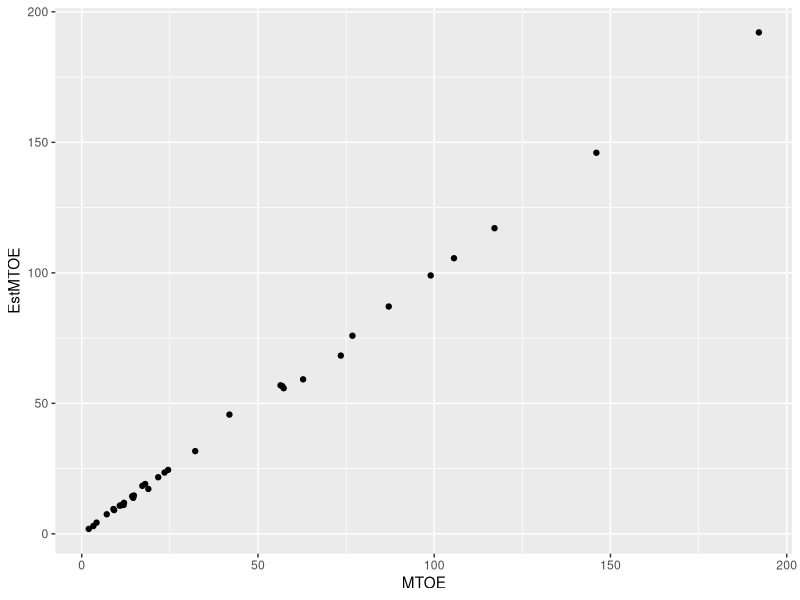
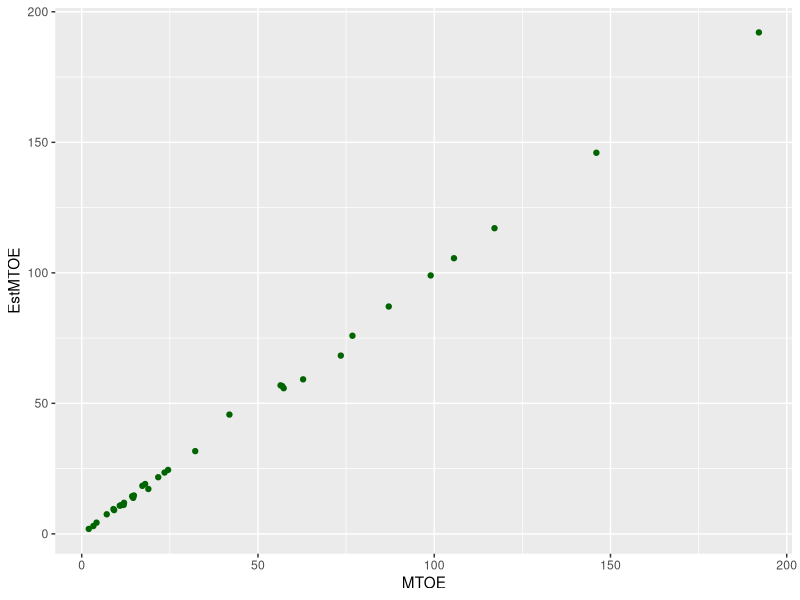
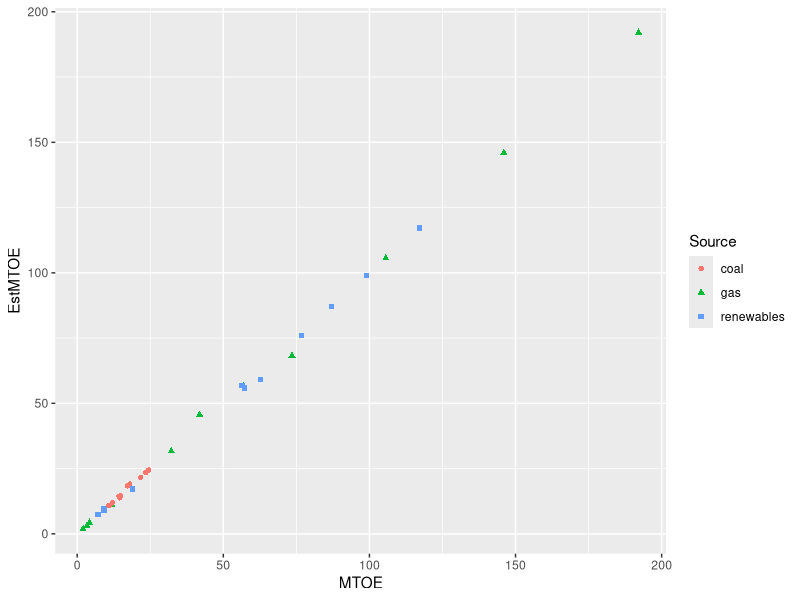
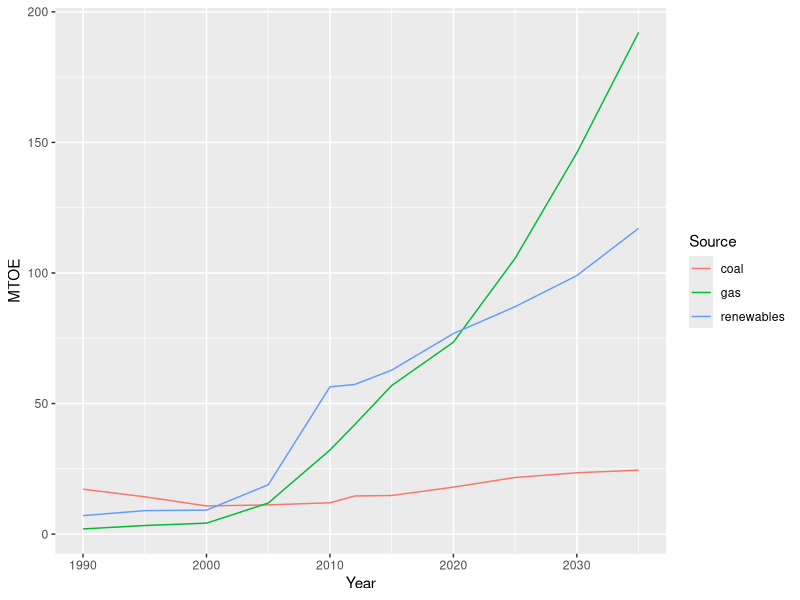
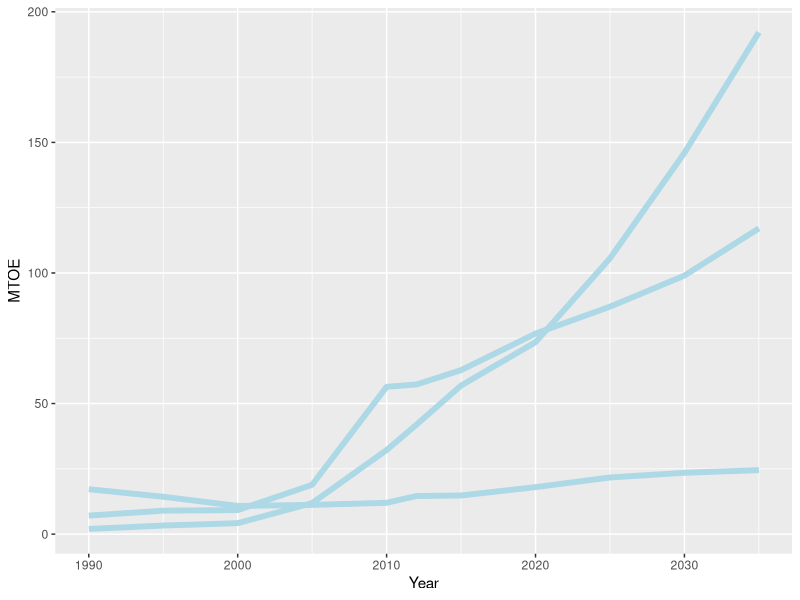
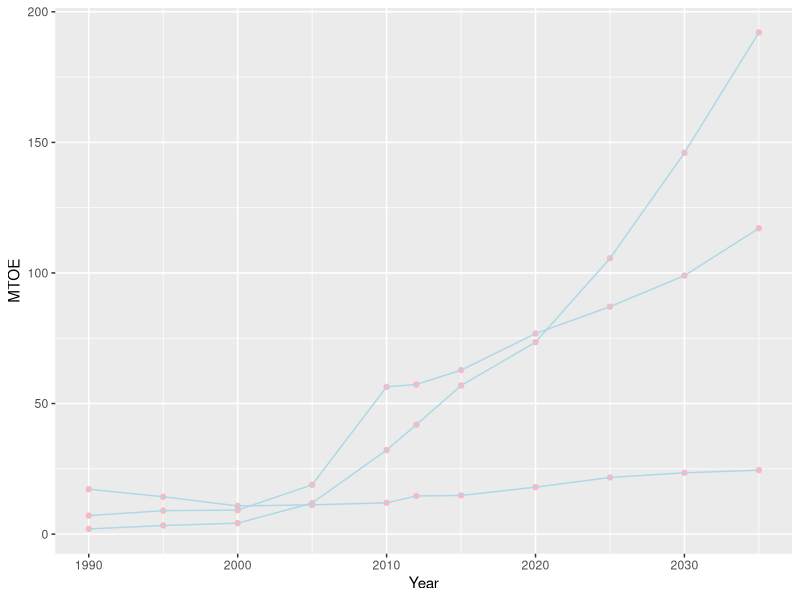
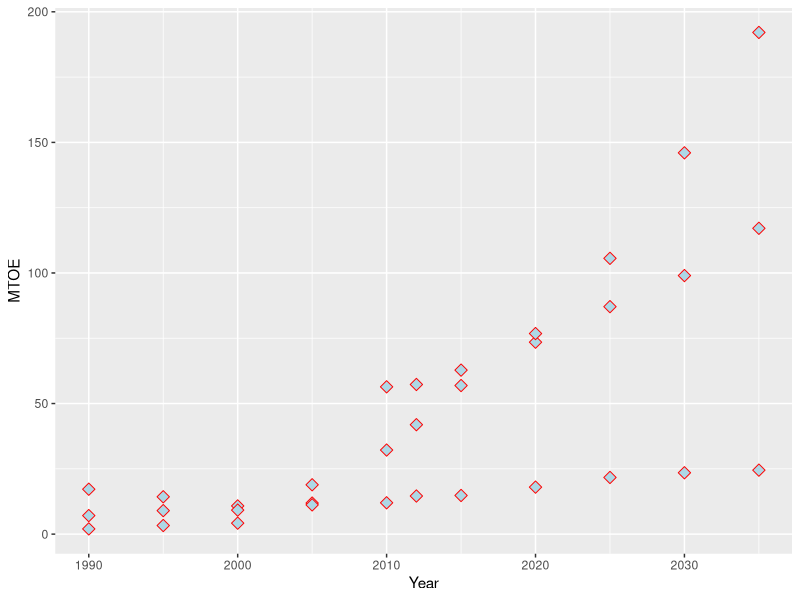
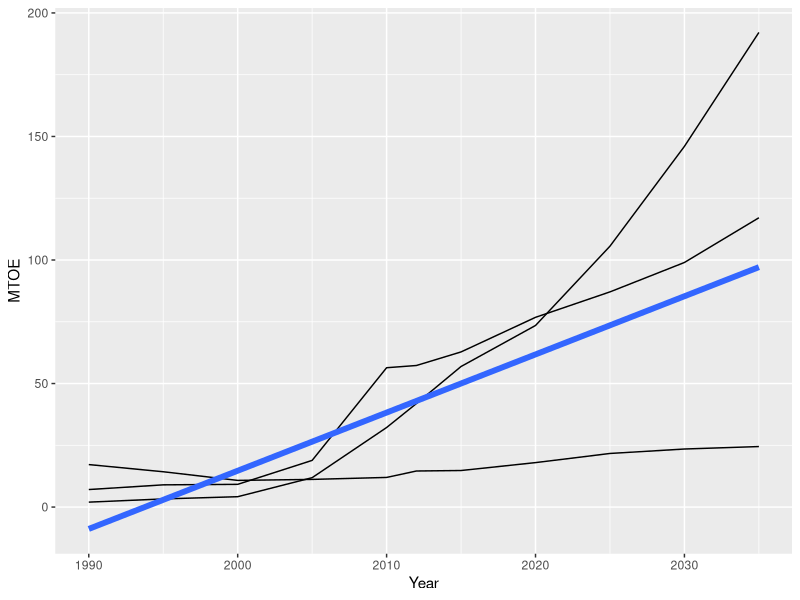

R code for these plots, in order:
## ---- chunk 1
knitr::opts_chunk$set(echo = TRUE)
## ---- chunk 2
library(tidyverse)
## ---- chunk 3
library(ggplot2)
## ---- chunk 4
consumptionNoOil <- read.csv("consumptionNoOil.csv", header = T, stringsAsFactors = T)
## ---- chunk 5
summary(consumptionNoOil)
#head(consumptionNoOil, 10)

## ---- chunk 6
cno <- ggplot(data = consumptionNoOil, aes(x=MTOE, y = EstMTOE))
cno <- cno + geom_point()
cno
## ---- chunk 7
rm(cno)
cno <- ggplot(consumptionNoOil, aes(MTOE, EstMTOE))
cno <- cno + geom_point(colour="darkgreen")
cno

## ---- chunk 8
rm(cno)
cno <- ggplot(consumptionNoOil, aes(MTOE, EstMTOE, colour=Source, shape = Source))
cno <- cno + geom_point()
cno
## ---- chunk 9
rm(cno)
cno <- ggplot(consumptionNoOil, aes(Year, MTOE, colour=Source))
cno <- cno + geom_line()
cno
## ---- chunk 10
rm(cno)
cno <- ggplot(consumptionNoOil, aes(Year, MTOE, group=Source))
cno <- cno + geom_line(size = 2, colour="lightblue",)
cno
## ---- chunk 11
rm(cno)
cno <- ggplot(consumptionNoOil, aes(Year, MTOE, group=Source))
cno <- cno + geom_point(colour="lightpink")
cno <- cno + geom_line(colour="lightblue")
cno
## ---- chunk 12
rm(cno)
cno <- ggplot(consumptionNoOil, aes(Year, MTOE, group=Source))
cno <- cno + geom_point(shape = 23, colour="red", size = 3,fill = "lightblue")
#cno <- cno + geom_line(colour="lightblue")
cno
## ---- chunk 13
rm(cno)
cno <- ggplot(consumptionNoOil, aes(Year, MTOE, group = Source))
cno <- cno + geom_line()
cno <- cno + geom_smooth(aes(group = 1), formula = 'y~x', method = "lm", size = 2, se = F)
cno
## ---- chunk 14
rm(cno)
cno <- ggplot(consumptionNoOil, aes(Year, MTOE, group = Source))
cno <- cno + geom_line()
cno <- cno + geom_smooth(aes(group = Source), formula = 'y~x',  method = "lm", size = 1, se = F)
cno
## ---- chunk 15
ProvenOilReservesZerosT <- read.csv("ProvenOilReservesZerosT.csv", header = T)
## ---- chunk 16
ProvenOilReservesZerosT |> mutate_all(funs(replace(., .== "-", as.double(NA))))
## ---- chunk 17
rm(ProvenOilReservesZerosT)
ProvenOilReservesZerosT <- read.csv("ProvenOilReservesZerosT.csv", header = T, stringsAsFactors = T)
## ---- chunk 18
ProvenOilReservesZerosT |>  mutate_all(funs(replace(., .== "-", as.double(NA))))
## ---- chunk 19
prs <- ggplot(ProvenOilReservesZerosT, aes(MTBarrels, Denmark))
prs <- prs + geom_point(shape = 22, size = 4, colour = "darkblue" )
prs

## ---- chunk 20
rm(prs)
prs <- ggplot(ProvenOilReservesZerosT, aes(MTBarrels, Italy))
prs <- prs + geom_line(size = 2, colour = "orange" )
prs

## ---- chunk 21
rm(prs)
prs <- ggplot(ProvenOilReservesZerosT, aes(MTBarrels, United.Kingdom,colour = United.Kingdom ))
prs <- prs + geom_point()
prs

## ---- chunk 22
rm(prs)
prs <- ggplot(ProvenOilReservesZerosT, aes(MTBarrels, Norway,size=Norway ))
prs <- prs + geom_point(shape = 24, colour="red",)
prs
## ---- chunk 23
ProvenOilReserveWEurope <- read.csv("ProvenOilReserveWEurope.csv", header = T, stringsAsFactors = T)
## ---- chunk 24
rm(pre)
pre <- ggplot(ProvenOilReserveWEurope,aes(Year, MT.Barrels, colour = Country))
pre <- pre + geom_line()
pre
## ---- chunk 25
rm(pre)
pre <- ggplot(ProvenOilReserveWEurope,aes(Year, MT.Barrels, colour = Country))
pre <- pre + geom_line()
pre <- pre + geom_smooth(aes(group = 1), formula = 'y~x', method = "lm", size = 2, se = F)
pre
## ---- chunk 26
rm(pre)
pre <- ggplot(ProvenOilReserveWEurope,aes(Year, MT.Barrels, colour = Country))
pre <- pre + geom_point()
pre <- pre + geom_smooth(aes(group = 1), formula = 'y~x', method = "auto",se = F)
pre
## ---- chunk 27
to1990 <- ProvenOilReserveWEurope |> filter(Year %in% c(1980:1990))
summary(to1990)
## ---- chunk 28
Hmp <- ggplot(to1990, aes(Year, Country))
Hmp <- Hmp + geom_tile(aes(alpha=MT.Barrels), fill="blue")
Hmp
## ---- chunk 29
to2001 <- ProvenOilReserveWEurope |> filter(Year %in% c(1990:2001))
summary(to2001)
## ---- chunk 30
rm(Hmp)
Hmp <- ggplot(to2001, aes(Year, Country))
Hmp <- Hmp + geom_tile(aes(alpha=MT.Barrels), fill="red")
Hmp
